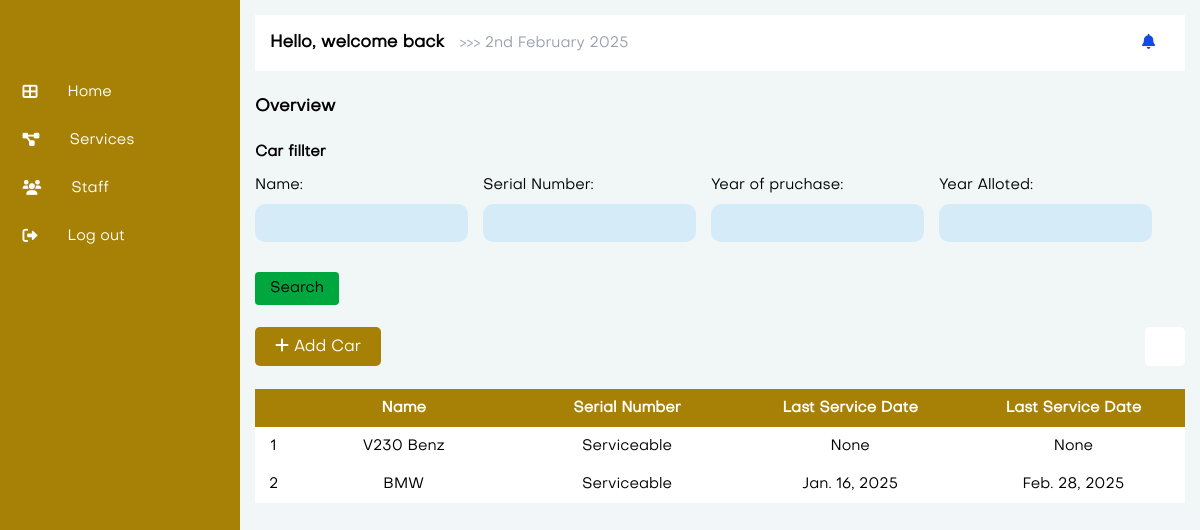
The page / on the database its author committed.
### app/models.py (models this page shows, shortened)
class Vehicle(models.Model):
    SERVICABILITY_CHOICES = (
        ('Serviceable', 'Serviceable'),
        ('Not Serviceable', 'Not Serviceable'),
    )
    TRACKER_CHOICES = (
        ('Active', 'Active'),
        ('Not Active', 'Not Active'),
    )
    name = models.CharField(max_length=100)
    serial_number = models.CharField(max_length=100)
    year_purchased = models.IntegerField(null=True, blank=True)
    year_alloted = models.IntegerField(null=True, blank=True)
    agency = models.CharField(max_length=100, null=True, blank=True)
    location_of_deployment = models.CharField(max_length=100, null=True, blank=True)
    description = models.TextField(null=True, blank=True)
    tracker_status = models.CharField(max_length=15, choices=TRACKER_CHOICES, default='Active')
    serviceability = models.CharField(max_length=20, choices=SERVICABILITY_CHOICES, default='Serviceable')
    date_recorded = models.DateTimeField(auto_now_add=True)
    def get_most_recent_service(self):
        return self.vehicle_service_record.order_by('-service_date').first()
    @property
    def get_most_recent_service_date(self):
        recent_service = self.get_most_recent_service()
        return recent_service.service_date
    @property
    def get_next_service_date(self):
        recent_service = self.get_most_recent_service()
        return recent_service.next_service_date

class ServiceRecord(models.Model):
    TYPE_CHOICES = (
        ('Basic', 'Basic'),
        ('Overhaul', 'Overhaul'),
    )
    vehicle = models.ForeignKey(Vehicle, on_delete=models.CASCADE, related_name="vehicle_service_record")
    overhaul_date = models.DateField(null=True, blank=True)
    next_overhaul_date = models.DateField(null=True, blank=True)
    service_date = models.DateField(null=True, blank=True)
    next_service_date = models.DateField(null=True, blank=True)
    type = models.CharField(max_length=15, choices=TYPE_CHOICES, default='Basic')
    cost = models.FloatField(null=True, blank=True)
    scheduled = models.BooleanField(default=True)

### app/views.py (the view)
# urls.py: path('', Home.as_view(), name='home'),
class Home(View):
    def get(self, *args, **kwargs):
        today = datetime.today()
        day = today.day
        print(day)
        vehicles = Vehicle.objects.all()
        number_of_cars = vehicles.count()
        cars_ = Vehicle.objects.none()
        my_filter = VehicleFilter(self.request.GET, queryset=cars_)
        context = {
            'vehicles': vehicles,
            'number_of_cars': number_of_cars,
            'filter': my_filter,
        }
        if any(self.request.GET.values()):
            my_filter = VehicleFilter(self.request.GET)
            context['filter_'] = my_filter
        print(self.request.GET)
        print(my_filter.qs)
        return render(self.request, 'home.html', context)

### app/templates/home.html (shortened to what this page needs)
{% extends 'main.html' %}
{% load static %}
{% load widget_tweaks %}
{% block content %}
    <div class="flex flex-col gap-6">
        <header class="font-bold text-lg">
            Overview
        </header>
        <article>
            <form class="flex flex-col gap-4">
                <h4 class="font-bold">Car fillter</h4>
                <div class="flex flex-col md:flex-row gap-4 w-full">
                    <div class="fillter_item">
                        <label for="staff">Name:</label>
                        {% render_field filter.form.name class="form-control" %}
                    </div>
                    <div class="fillter_item">
                        <label for="gender">Serial Number:</label>
                        {% render_field filter.form.serial_number class="form-control" %}
                    </div>
                    <div class="fillter_item">
                        <label for="table">Year of pruchase:</label>
                        {% render_field filter.form.year_purchased class="form-control" %}
                    </div>
                    <div class="fillter_item">
                        <label for="table">Year Alloted:</label>
                        {% render_field filter.form.year_alloted class="form-control" %}
                    </div>
                </div>
                <button type="submit" class="bg-green-600 px-4 py-2 mt-4 rounded w-fit">
                     Search
                </button>
            </form>
        </article>
        {% if filter_ %}
        <article class="table_container table5">
            <table>
                <thead>
                    <tr>
                        <th></th>
                        <th>Name</th>
                        <th>Type</th>
                        <th>Year(&#8358;)</th>
                        <th>Date</th>
                    </tr>
                </thead>
                <tbody>
                    {% for v in filter_.qs %}
                    <tr>
                        <td>{{forloop.counter}}</td>
                        <td>
                            <a href="{% url 'app:car_detail' v.id %}"
                                id="object_detail" >
                                {{v.name}}
                            </a>
                        </td>
                        <td>{{v.serviceability}}</td>
                        <td>{{v.year_purchased}}</td>
                        <td>{{v.serial_number}}</td>
                    </tr>
                    {%endfor%}
                </tbody>
            </table>
        </article>
        {%else%}
        <article class="table_controls">
            <div class="table_controls_add_btns_div">
                <a
                    class="table_add_btn"
                    href="{% url 'app:add_car' %}"
                >
                    <i class="fas fa-plus"></i> Add Car
            </a>
            </div>
            <a href="" class="filter_btn">
            </a>
        </article>
        <article class="table_container table5">
            <table>
                <thead>
                    <tr>
                        <th></th>
                        <th>Name</th>
                        <th>Serial Number</th>
                        <th>Last Service Date</th>
                        <th>Last Service Date</th>
                    </tr>
                </thead>
                <tbody>
                    {% if vehicles %}
                    {% for v in vehicles %}
                    <tr>
                        <td>{{forloop.counter}}</td>
                        <td>
                            <a href="{% url 'app:car_detail' v.id %}"
                                id="object_detail" >
                                {{v.name}}
                            </a>
                        </td>
                        <td>{{v.serviceability}}</td>
                        <td>{{v.get_most_recent_service_date}}</td>
                        <td>{{v.get_next_service_date}}</td>
                    </tr>
                    {%endfor%}
                    {% endif %}
                </tbody>
            </table>
        </article>
        {%endif%}
    </div>
{% endblock  %}

### app/static/assets/css/main.css (style rules this page uses)
* { box-sizing: border-box; }
:root { --primary: #2460fe; --secondary: #48dffc; --tertiary: #4a89ac; --background: rgb(241 245 247 / 54%); --white-background: #fff; --card-background: rgb(255, 255, 255); --card-background-deep: rgb(191 229 249 / 54%); --transparent-background: rgb(255 255 255 / 39%); --dark-text-color: rgb(0, 0, 0); --light-text-color: rgb(255, 252, 252); --dark-text-color: rgb(0, 0, 0); --gray-text-color: rgb(107, 105, 105); --posetive-text-color: rgb(0, 255, 8); --warning-text-color: rgb(243, 190, 0); --danger-text-color: rgb(255, 0, 0); --side-nav-background: rgb(11 11 14); --side-nav-text-color: rgb(166, 159, 159); --side-nav-background-neg:rgb(167, 129, 6); --side-nav-text-colo-neg: rgb(255, 253, 253); --border-line-color: rgba(0, 0, 0, 0.2); --form-create-btn-color: rgb(228, 49, 21); --form-login-btn-color: rgb(112, 7, 77); --view-btn-color: #043ee3; --edit-btn-color: #ffd402; --delete-btn-color: #f71f1f; --dates: #424643; --white: #fff; }
html, body { font-size: 15px; line-height: 1.2em; background-color: var(--background); color: var(--text-color); font-family: 'normal','Source Sans Pro', Arial, Helvetica, sans-serif; }
a { text-decoration: none; }
.table_controls { display: flex; }
.table_controls .table_controls_add_btns_div { display: flex; align-items: center; gap: 10px; }
.filter_btn { margin-left: auto; padding: 15px 20px; background-color: var(--card-background); border-radius: 5px; }
.table_controls .table_add_btn { background-color: var(--side-nav-background-neg); color: #fff; border: none; padding: 10px 20px; font-size: 16px; cursor: pointer; border-radius: 5px; }
.table_container { width: 100%; overflow-x: auto; }
table { width: 100%; border-collapse: collapse; }
th, td { padding: 10px; text-align: center; }
th { background-color: var(--side-nav-background-neg); color: #fff; padding: 10px; text-align: center; }
tbody tr { background-color: var(--card-background); gap: 5px 0; }
.table5 tr { display: grid; grid-template-columns: 1fr 6fr 6fr 6fr 6fr; }
#object_detail { cursor: pointer; }
label { display: block; margin-bottom: 10px; }
input[type="text"], input[type="email"], input[type="checkbox"], input[type="password"],input[type="number"], input[type="date"], select { width: 100%; padding: 10px; border: unset; border-radius: 10px; background-color: var(--card-background-deep); }

### rows shown on the page
Vehicle: name "V230 Benz", serviceability "Serviceable", get_most_recent_service_date "None", get_next_service_date "None"
Vehicle: name "BMW", serviceability "Serviceable", get_most_recent_service_date "Jan. 16, 2025", get_next_service_date "Feb. 28, 2025"
